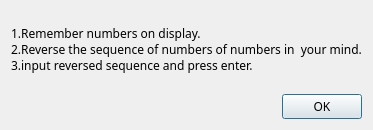
<?xml version="1.0" encoding="UTF-8"?>
<ui version="4.0">
 <class>Dialog</class>
 <widget class="QDialog" name="Dialog">
  <property name="geometry">
   <rect>
    <x>0</x>
    <y>0</y>
    <width>360</width>
    <height>130</height>
   </rect>
  </property>
  <property name="windowTitle">
   <string>Help</string>
  </property>
  <property name="modal">
   <bool>true</bool>
  </property>
  <layout class="QVBoxLayout" name="verticalLayout_2">
   <item>
    <layout class="QVBoxLayout" name="verticalLayout">
     <item>
      <spacer name="verticalSpacer_2">
       <property name="orientation">
        <enum>Qt::Vertical</enum>
       </property>
       <property name="sizeHint" stdset="0">
        <size>
         <width>20</width>
         <height>40</height>
        </size>
       </property>
      </spacer>
     </item>
     <item>
      <widget class="QLabel" name="label">
       <property name="font">
        <font>
         <family>맑은 고딕</family>
        </font>
       </property>
       <property name="text">
        <string>1.Remember numbers on display.
2.Reverse the sequence of numbers of numbers in  your mind.
3.input reversed sequence and press enter.</string>
       </property>
      </widget>
     </item>
     <item>
      <spacer name="verticalSpacer">
       <property name="orientation">
        <enum>Qt::Vertical</enum>
       </property>
       <property name="sizeHint" stdset="0">
        <size>
         <width>20</width>
         <height>40</height>
        </size>
       </property>
      </spacer>
     </item>
     <item>
      <layout class="QHBoxLayout" name="horizontalLayout">
       <item>
        <spacer name="horizontalSpacer">
         <property name="orientation">
          <enum>Qt::Horizontal</enum>
         </property>
         <property name="sizeHint" stdset="0">
          <size>
           <width>40</width>
           <height>20</height>
          </size>
         </property>
        </spacer>
       </item>
       <item>
        <widget class="QPushButton" name="OKButton">
         <property name="font">
          <font>
           <family>맑은 고딕</family>
          </font>
         </property>
         <property name="text">
          <string>OK</string>
         </property>
        </widget>
       </item>
      </layout>
     </item>
    </layout>
   </item>
  </layout>
 </widget>
 <resources/>
 <connections>
  <connection>
   <sender>OKButton</sender>
   <signal>clicked()</signal>
   <receiver>Dialog</receiver>
   <slot>accept()</slot>
   <hints>
    <hint type="sourcelabel">
     <x>333</x>
     <y>266</y>
    </hint>
    <hint type="destinationlabel">
     <x>175</x>
     <y>253</y>
    </hint>
   </hints>
  </connection>
 </connections>
</ui>
